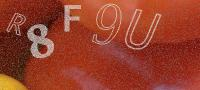
//> input picture 1002.jpg, 200 x 90 px
$ ./mymy 1002.jpg   (built with g++ and OpenCV 4)
//> lines starting //> are read from the running program, lines starting //| are printed output that depends on the picture
#include <iostream>
#include "opencv2/highgui/highgui.hpp"
#include "opencv2/imgproc/imgproc.hpp"
#include "opencv2/core/core.hpp"
#include <vector>
#include "opencv2/opencv.hpp"

using namespace std;
using namespace cv;

int main(int argc, char** argv) {
        if( argc != 2) {
		cout << "hi" <<endl;
		return -1;
	}

	Mat image;
	image = imread(argv[1], CV_LOAD_IMAGE_COLOR); // read file
//> image is the input picture: 90 rows x 200 cols, CV_8UC3; mean B, G, R 43.1, 62.7, 151.7

	if(! image.data ) {
		cout << "Could not open or find the image"<<endl;
		return -1;
	}

	namedWindow("My Window", WINDOW_AUTOSIZE);
	imshow("My Window", image);

        Mat imgHSV;
	Mat imgGray;
	Mat imgYCbCr;

        cvtColor(image, imgHSV, COLOR_BGR2HSV);
//> imgHSV: 90 rows x 200 cols, CV_8UC3; mean H, S, V 8.4, 186.1, 151.7
	cvtColor(image, imgGray, COLOR_BGR2GRAY);
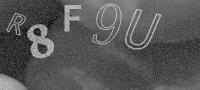
//> imgGray: 90 rows x 200 cols, CV_8UC1; min 11, max 211, mean 87.1
	cvtColor(image, imgYCbCr, COLOR_BGR2YCrCb);
//> imgYCbCr: 90 rows x 200 cols, CV_8UC3; mean of channels 0, 1, 2 87.1, 174.1, 103.1

        imshow("HSVimg", imgHSV);
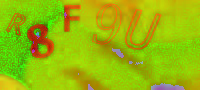
//> window 'HSVimg': 90 rows x 200 cols, CV_8UC3; mean B, G, R 8.4, 186.1, 151.7
	imshow("Grayimg", imgGray);
	imshow("~Grayimg", ~imgGray);
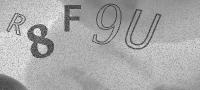
//> window '~Grayimg': 90 rows x 200 cols, CV_8UC1; min 44, max 244, mean 167.9
	imshow("YCbCrimg", imgYCbCr);
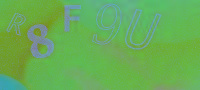
//> window 'YCbCrimg': 90 rows x 200 cols, CV_8UC3; mean B, G, R 87.1, 174.1, 103.1
	imwrite("./out.jpg", ~imgGray);

        int iLowH = 0;
        int iHighH = 179;

        int iLowS = 0;
        int iHighS = 255;

        int iLowV = 0;
        int iHighV = 255;

        Mat imgThresholded;

        inRange(imgHSV, Scalar(0, 0, 0), Scalar(179, 255, 255), imgThresholded);
//> imgThresholded: 90 rows x 200 cols, CV_8UC1; every value is 255

        Mat mask;

        imshow("Thresholded Image", imgThresholded);


        waitKey(0);
        return 0;
}

$ run again, on 48BD.jpg
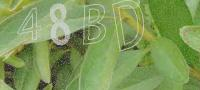
//> input picture 48BD.jpg, 200 x 90 px
//> image is the input picture: 90 rows x 200 cols, CV_8UC3; mean B, G, R 89.4, 152.8, 127.3
//> imgHSV: 90 rows x 200 cols, CV_8UC3; mean H, S, V 42, 108.8, 152.8
//> imgYCbCr: 90 rows x 200 cols, CV_8UC3; mean of channels 0, 1, 2 137.9, 120.4, 100.6
//> `imshow("~Grayimg", ~imgGray);`:
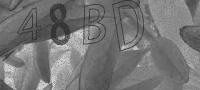
//> window '~Grayimg': 90 rows x 200 cols, CV_8UC1; min 43, max 227, mean 117.1
//> `imshow("YCbCrimg", imgYCbCr);`:
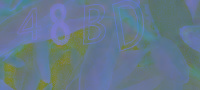
//> window 'YCbCrimg': 90 rows x 200 cols, CV_8UC3; mean B, G, R 137.9, 120.4, 100.6
//> imgThresholded: 90 rows x 200 cols, CV_8UC1; every value is 255

$ run again, on 6E1F.jpg
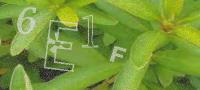
//> input picture 6E1F.jpg, 200 x 90 px
//> image is the input picture: 90 rows x 200 cols, CV_8UC3; mean B, G, R 55.5, 150, 119
//> imgHSV: 90 rows x 200 cols, CV_8UC3; mean H, S, V 40.5, 160.2, 150.1
//> imgYCbCr: 90 rows x 200 cols, CV_8UC3; mean of channels 0, 1, 2 130, 120.2, 86
//> `imshow("~Grayimg", ~imgGray);`:
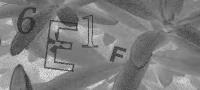
//> window '~Grayimg': 90 rows x 200 cols, CV_8UC1; min 41, max 225, mean 125
//> `imshow("YCbCrimg", imgYCbCr);`:
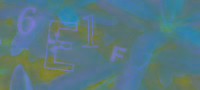
//> window 'YCbCrimg': 90 rows x 200 cols, CV_8UC3; mean B, G, R 130, 120.2, 86
//> imgThresholded: 90 rows x 200 cols, CV_8UC1; every value is 255
